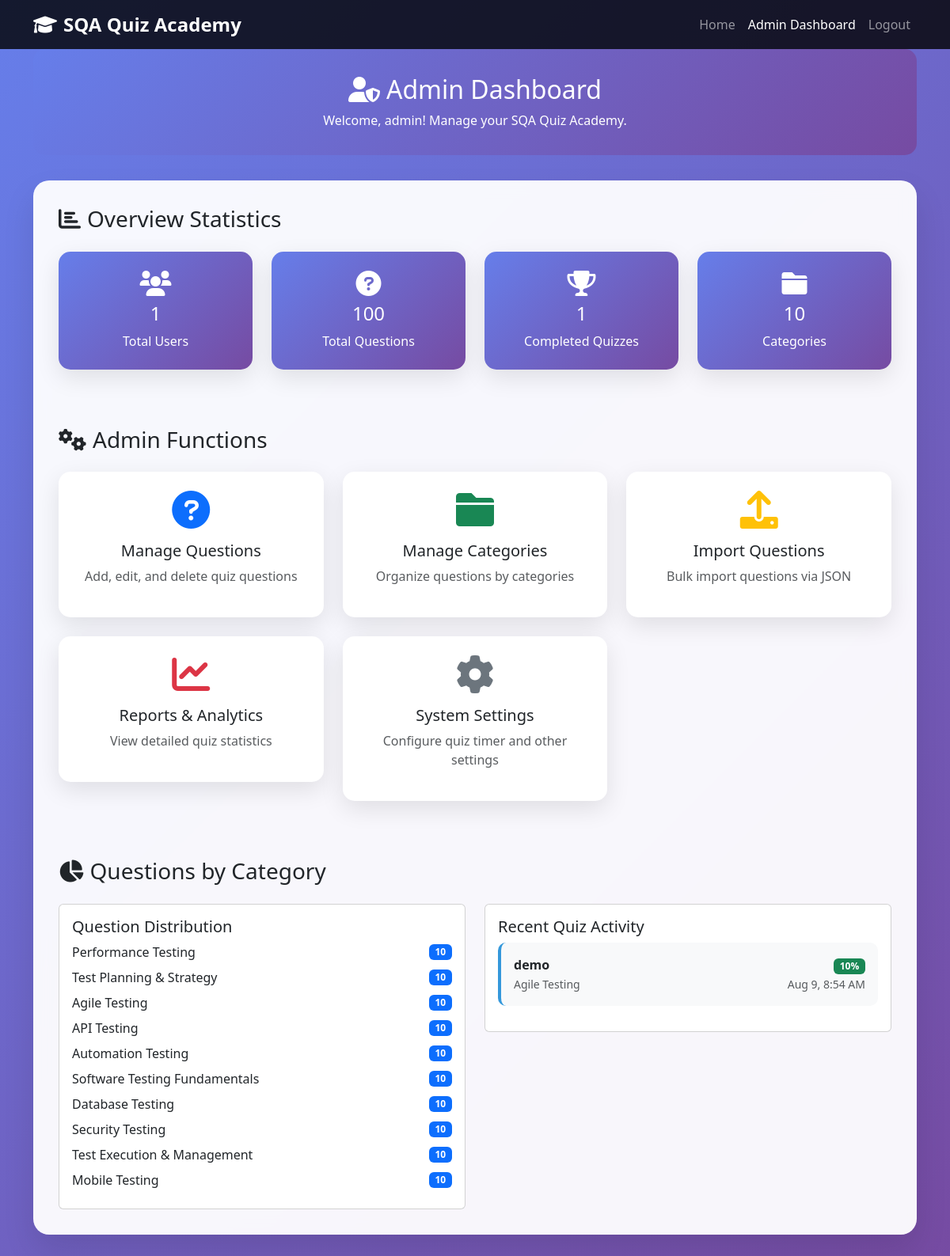
Page /admin/dashboard.php (signed in) on the committed database.
### tables this page shows
CREATE TABLE `quiz_sessions` (
  `id` int(11) NOT NULL,
  `user_id` int(11) DEFAULT NULL,
  `category_id` int(11) DEFAULT NULL,
  `score` int(11) DEFAULT 0,
  `total_questions` int(11) DEFAULT 0,
  `time_taken` int(11) DEFAULT 0,
  `completed` tinyint(1) DEFAULT 0,
  `started_at` timestamp NOT NULL DEFAULT current_timestamp(),
  `completed_at` timestamp NULL DEFAULT NULL
);

CREATE TABLE `users` (
  `id` int(11) NOT NULL,
  `username` varchar(50) NOT NULL,
  `email` varchar(100) NOT NULL,
  `password` varchar(255) NOT NULL,
  `role` enum('user','admin') DEFAULT 'user',
  `created_at` timestamp NOT NULL DEFAULT current_timestamp(),
  `updated_at` timestamp NOT NULL DEFAULT current_timestamp() ON UPDATE current_timestamp()
);

CREATE TABLE `categories` (
  `id` int(11) NOT NULL,
  `name` varchar(100) NOT NULL,
  `description` text DEFAULT NULL,
  `created_at` timestamp NOT NULL DEFAULT current_timestamp()
);

### admin/dashboard.php (the view, shortened to what this page needs)
<?php
$pdo = getDBConnection();
$stmt = $pdo->query("SELECT COUNT(*) as total_users FROM users WHERE role = 'user'");
$total_users = $stmt->fetch()['total_users'];
$stmt = $pdo->query("SELECT COUNT(*) as total_questions FROM questions");
$total_questions = $stmt->fetch()['total_questions'];
$stmt = $pdo->query("SELECT COUNT(*) as total_quizzes FROM quiz_sessions WHERE completed = 1");
$total_quizzes = $stmt->fetch()['total_quizzes'];
$stmt = $pdo->query("SELECT COUNT(*) as total_categories FROM categories");
$total_categories = $stmt->fetch()['total_categories'];
$stmt = $pdo->query("
    SELECT qs.*, u.username, c.name as category_name
    FROM quiz_sessions qs
    JOIN users u ON qs.user_id = u.id
    LEFT JOIN categories c ON qs.category_id = c.id
    WHERE qs.completed = 1 AND u.role = 'user'
    ORDER BY qs.completed_at DESC
    LIMIT 10
");
$recent_quizzes = $stmt->fetchAll();
$stmt = $pdo->query("
    SELECT c.name, COUNT(q.id) as question_count
    FROM categories c
    LEFT JOIN questions q ON c.id = q.category_id
    GROUP BY c.id, c.name
    ORDER BY question_count DESC
");
$questions_by_category = $stmt->fetchAll();
?>
<!DOCTYPE html>
<html lang="en">
<head>
    <link href="https://cdn.jsdelivr.net/npm/bootstrap@5.3.0/dist/css/bootstrap.min.css" rel="stylesheet">
    <link href="https://cdnjs.cloudflare.com/ajax/libs/font-awesome/6.0.0/css/all.min.css" rel="stylesheet">
</head>
<body>
    <nav class="navbar navbar-expand-lg navbar-dark" style="background: rgba(0,0,0,0.8);">
        <div class="container">
            <a class="navbar-brand" href="../index.php">
                <i class="fas fa-graduation-cap me-2"></i>SQA Quiz Academy
            </a>
            <div class="collapse navbar-collapse" id="navbarNav">
                <ul class="navbar-nav ms-auto">
                    <li class="nav-item">
                        <a class="nav-link" href="../index.php">Home</a>
                    </li>
                    <li class="nav-item">
                        <a class="nav-link active" href="dashboard.php">Admin Dashboard</a>
                    </li>
                    <li class="nav-item">
                        <a class="nav-link" href="../logout.php">Logout</a>
                    </li>
                </ul>
            </div>
        </div>
    </nav>
    <div class="container">
        <div class="welcome-banner">
            <h2><i class="fas fa-user-shield me-2"></i>Admin Dashboard</h2>
            <p class="mb-0">Welcome, <?php echo htmlspecialchars($_SESSION['username']); ?>! Manage your SQA Quiz Academy.</p>
        </div>
        <div class="admin-container">
            <h3 class="mb-4"><i class="fas fa-chart-bar me-2"></i>Overview Statistics</h3>
            <div class="row">
                <div class="col-md-3">
                    <div class="stats-card">
                        <i class="fas fa-users fa-2x mb-2"></i>
                        <h4><?php echo $total_users; ?></h4>
                        <p class="mb-0">Total Users</p>
                    </div>
                </div>
                <div class="col-md-3">
                    <div class="stats-card">
                        <i class="fas fa-question-circle fa-2x mb-2"></i>
                        <h4><?php echo $total_questions; ?></h4>
                        <p class="mb-0">Total Questions</p>
                    </div>
                </div>
                <div class="col-md-3">
                    <div class="stats-card">
                        <i class="fas fa-trophy fa-2x mb-2"></i>
                        <h4><?php echo $total_quizzes; ?></h4>
                        <p class="mb-0">Completed Quizzes</p>
                    </div>
                </div>
                <div class="col-md-3">
                    <div class="stats-card">
                        <i class="fas fa-folder fa-2x mb-2"></i>
                        <h4><?php echo $total_categories; ?></h4>
                        <p class="mb-0">Categories</p>
                    </div>
                </div>
            </div>
            <h3 class="mb-4 mt-5"><i class="fas fa-cogs me-2"></i>Admin Functions</h3>
            <div class="row">
                <div class="col-lg-4 col-md-6">
                    <a href="questions.php" class="admin-nav-card">
                        <div class="text-center">
                            <i class="fas fa-question-circle fa-3x text-primary mb-3"></i>
                            <h5>Manage Questions</h5>
                            <p class="text-muted">Add, edit, and delete quiz questions</p>
                        </div>
                    </a>
                </div>
                <div class="col-lg-4 col-md-6">
                    <a href="categories.php" class="admin-nav-card">
                        <div class="text-center">
                            <i class="fas fa-folder fa-3x text-success mb-3"></i>
                            <h5>Manage Categories</h5>
                            <p class="text-muted">Organize questions by categories</p>
                        </div>
                    </a>
                </div>
                <div class="col-lg-4 col-md-6">
                    <a href="import_questions.php" class="admin-nav-card">
                        <div class="text-center">
                            <i class="fas fa-upload fa-3x text-warning mb-3"></i>
                            <h5>Import Questions</h5>
                            <p class="text-muted">Bulk import questions via JSON</p>
                        </div>
                    </a>
                </div>
                <div class="col-lg-4 col-md-6">
                    <a href="reports.php" class="admin-nav-card">
                        <div class="text-center">
                            <i class="fas fa-chart-line fa-3x text-danger mb-3"></i>
                            <h5>Reports & Analytics</h5>
                            <p class="text-muted">View detailed quiz statistics</p>
                        </div>
                    </a>
                </div>
                <div class="col-lg-4 col-md-6">
                    <a href="settings.php" class="admin-nav-card">
                        <div class="text-center">
                            <i class="fas fa-cog fa-3x text-secondary mb-3"></i>
                            <h5>System Settings</h5>
                            <p class="text-muted">Configure quiz timer and other settings</p>
                        </div>
                    </a>
                </div>
            </div>
            <h3 class="mb-4 mt-5"><i class="fas fa-chart-pie me-2"></i>Questions by Category</h3>
            <div class="row">
                <div class="col-md-6">
                    <div class="card">
                        <div class="card-body">
                            <h5 class="card-title">Question Distribution</h5>
                            <?php foreach($questions_by_category as $cat): ?>
                                <div class="d-flex justify-content-between align-items-center mb-2">
                                    <span><?php echo htmlspecialchars($cat['name']); ?></span>
                                    <span class="badge bg-primary"><?php echo $cat['question_count']; ?></span>
                                </div>
                            <?php endforeach; ?>
                        </div>
                    </div>
                </div>
                <div class="col-md-6">
                    <div class="card">
                        <div class="card-body">
                            <h5 class="card-title">Recent Quiz Activity</h5>
                            <?php if (!empty($recent_quizzes)): ?>
                                <?php foreach($recent_quizzes as $quiz): ?>
                                    <div class="recent-quiz-item">
                                        <div class="d-flex justify-content-between align-items-center">
                                            <div>
                                                <strong><?php echo htmlspecialchars($quiz['username']); ?></strong><br>
                                                <small class="text-muted"><?php echo htmlspecialchars($quiz['category_name']); ?></small>
                                            </div>
                                            <div class="text-end">
                                                <span class="badge bg-success"><?php echo $quiz['score']; ?>%</span><br>
                                                <small class="text-muted"><?php echo date('M j, g:i A', strtotime($quiz['completed_at'])); ?></small>
                                            </div>
                                        </div>
                                    </div>
                                <?php endforeach; ?>
                            <?php else: ?>
                                <p class="text-muted">No recent quiz activity</p>
                            <?php endif; ?>
                        </div>
                    </div>
                </div>
            </div>
        </div>
    </div>
</body>
</html>

### admin/dashboard.php (style rules this page uses)
body { background: linear-gradient(135deg, #667eea 0%, #764ba2 100%); min-height: 100vh; font-family: 'Segoe UI', Tahoma, Geneva, Verdana, sans-serif; }
.admin-container { background: rgba(255, 255, 255, 0.95); border-radius: 20px; padding: 2rem; margin: 2rem 0; box-shadow: 0 20px 40px rgba(0,0,0,0.1); backdrop-filter: blur(10px); }
.stats-card { background: linear-gradient(135deg, #667eea 0%, #764ba2 100%); color: white; border-radius: 15px; padding: 1.5rem; text-align: center; margin-bottom: 1.5rem; box-shadow: 0 10px 30px rgba(0,0,0,0.1); }
.admin-nav-card { background: white; border-radius: 15px; padding: 1.5rem; margin-bottom: 1.5rem; box-shadow: 0 10px 30px rgba(0,0,0,0.1); transition: transform 0.3s ease, box-shadow 0.3s ease; border: none; text-decoration: none; color: inherit; display: block; }
.navbar-brand { font-weight: bold; font-size: 1.5rem; }
.recent-quiz-item { background: #f8f9fa; border-radius: 10px; padding: 1rem; margin-bottom: 1rem; border-left: 4px solid #3498db; }
.welcome-banner { background: linear-gradient(135deg, #667eea 0%, #764ba2 100%); color: white; border-radius: 15px; padding: 2rem; margin-bottom: 2rem; text-align: center; }

### rows in the picture
quiz_sessions: user.username "demo", category.name "Agile Testing", score "10", completed_at "Aug 9, 8:54 AM"

### other values in the picture
$_SESSION['username'] "admin"
$total_users "1"
$total_questions "100"
$total_quizzes "1"
$total_categories "10"
$cat['name'] "Performance Testing"
$cat['question_count'] "10"
$cat['name'] "Test Planning & Strategy"
$cat['name'] "Agile Testing"
$cat['name'] "API Testing"
$cat['name'] "Automation Testing"
$cat['name'] "Software Testing Fundamentals"
$cat['name'] "Database Testing"
$cat['name'] "Security Testing"
$cat['name'] "Test Execution & Management"
